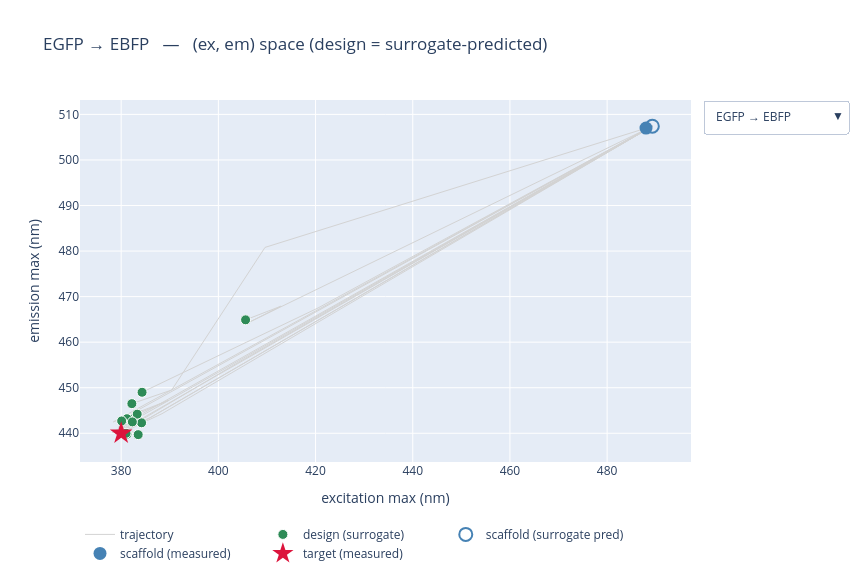

This figure's notebook cell:
### Markdown cell above
## Interactive explorer

Pick a pair from the dropdown to inspect its 6 design trajectories in `(ex, em)` space. Hover any
point for the exact peaks. Requires `plotly` (falls back to a message if unavailable).

### Code cell
try:
    import plotly.graph_objects as go
    fig = go.Figure()
    trace_pair = []  # which pair each trace belongs to (for the dropdown)

    def add(pair_i, **kw):
        fig.add_trace(go.Scatter(visible=(pair_i == 0), **kw)); trace_pair.append(pair_i)

    for pi, p in enumerate(pairs):
        g = df[df["pair"] == p]
        sc_ex, sc_em = g["scaffold_ex"].iloc[0], g["scaffold_em"].iloc[0]
        tg_ex, tg_em = g["target_ex"].iloc[0], g["target_em"].iloc[0]
        xs, ys = [], []
        for _, gt in g.groupby("trial"):
            gt = gt.sort_values("round")
            xs += list(gt["pred_ex"]) + [None]; ys += list(gt["pred_em"]) + [None]
        add(pi, x=xs, y=ys, mode="lines", line=dict(color="lightgray", width=1),
            name="trajectory", showlegend=(pi == 0), hoverinfo="skip")
        gf = g[g["round"] == RMAX]
        add(pi, x=gf["pred_ex"], y=gf["pred_em"], mode="markers",
            marker=dict(color="seagreen", size=10, line=dict(width=1, color="white")),
            name="design (surrogate)", showlegend=(pi == 0),
            text=[f"trial {int(t)}, err {e:.1f} nm" for t, e in zip(gf["trial"], gf["peak_err"])],
            hovertemplate="design: ex %{x:.0f}, em %{y:.0f}<br>%{text}<extra></extra>")
        g0 = g[g["round"] == 0].iloc[0]
        add(pi, x=[g0["pred_ex"]], y=[g0["pred_em"]], mode="markers",
            marker=dict(symbol="circle-open", color="steelblue", size=13, line=dict(width=2)),
            name="scaffold (surrogate pred)", showlegend=(pi == 0),
            hovertemplate="scaffold pred: ex %{x:.0f}, em %{y:.0f}<extra></extra>")
        add(pi, x=[sc_ex], y=[sc_em], mode="markers",
            marker=dict(symbol="circle", color="steelblue", size=13),
            name="scaffold (measured)", showlegend=(pi == 0),
            hovertemplate="scaffold measured: ex %{x:.0f}, em %{y:.0f}<extra></extra>")
        add(pi, x=[tg_ex], y=[tg_em], mode="markers",
            marker=dict(symbol="star", color="crimson", size=17),
            name="target (measured)", showlegend=(pi == 0),
            hovertemplate="target measured: ex %{x:.0f}, em %{y:.0f}<extra></extra>")

    tp = np.array(trace_pair)
    buttons = [dict(label=p, method="update",
                    args=[{"visible": list(tp == pi)},
                          {"title": f"{p}   —   (ex, em) space (design = surrogate-predicted)"}])
               for pi, p in enumerate(pairs)]
    fig.update_layout(
        updatemenus=[dict(buttons=buttons, x=1.02, y=1.0, xanchor="left", showactive=True)],
        title=f"{pairs[0]}   —   (ex, em) space (design = surrogate-predicted)",
        xaxis_title="excitation max (nm)", yaxis_title="emission max (nm)",
        width=860, height=580, legend=dict(orientation="h", y=-0.16))
    fig.show()
except ModuleNotFoundError:
    print("plotly not installed — see the static overview above (pip install plotly to enable this).")

### Figure 1 — Plotly figure (JSON) as saved in the notebook; plotly's stock layout.template omitted (floating-point values rounded to 4 significant figures)
{"data": [{"hoverinfo": "skip", "line": {"color": "lightgray", "width": 1}, "mode": "lines", "name": "trajectory", "showlegend": true, "type": "scatter", "visible": true, "x": [489.3, 378.8, 380.0, 384.2, null, 489.3, 380.6, 379.8, 382.2, null, 489.3, 388.4, 381.4, 383.5, null, 489.3, 409.6, 390.4, 382.2, null, 489.3, 381.1, 380.3, 381.2, null, 489.3, 420.5, 405.8, 384.3, null, 489.3, 406.2, 412.9, 405.6, null, 489.3, 403.5, 380.2, 381.2, null, 489.3, 378.2, 381.5, 381.0, null, 489.3, 378.4, 389.7, 380.1, null, 489.3, 386.1, 379.1, 383.3, null, 489.3, 379.4, 380.1, 382.3, null], "y": [507.4, 439.9, 440.0, 442.3, null, 507.4, 440.1, 439.8, 443.1, null, 507.4, 444.3, 440.8, 439.7, null, 507.4, 480.8, 449.5, 446.5, null, 507.4, 443.7, 439.5, 439.8, null, 507.4, 467.5, 460.0, 449.0, null, 507.4, 464.3, 467.9, 464.9, null, 507.4, 455.2, 440.4, 443.2, null, 507.4, 440.2, 440.5, 440.0, null, 507.4, 442.5, 447.2, 442.7, null, 507.4, 443.5, 440.2, 444.2, null, 507.4, 441.3, 441.5, 442.5, null]}, {"hovertemplate": "design: ex %{x:.0f}, em %{y:.0f}<br>%{text}<extra></extra>", "marker": {"color": "seagreen", "line": {"color": "white", "width": 1}, "size": 10}, "mode": "markers", "name": "design (surrogate)", "showlegend": true, "text": ["trial 0, err 3.2 nm", "trial 1, err 2.6 nm", "trial 2, err 1.9 nm", "trial 3, err 4.3 nm", "trial 4, err 0.7 nm", "trial 5, err 6.7 nm", "trial 6, err 25.3 nm", "trial 7, err 2.2 nm", "trial 8, err 0.5 nm", "trial 9, err 1.4 nm", "trial 10, err 3.7 nm", "trial 11, err 2.4 nm"], "type": "scatter", "visible": true, "x": [384.2, 382.2, 383.5, 382.2, 381.2, 384.3, 405.6, 381.2, 381.0, 380.1, 383.3, 382.3], "y": [442.3, 443.1, 439.7, 446.5, 439.8, 449.0, 464.9, 443.2, 440.0, 442.7, 444.2, 442.5]}, {"hovertemplate": "scaffold pred: ex %{x:.0f}, em %{y:.0f}<extra></extra>", "marker": {"color": "steelblue", "line": {"width": 2}, "size": 13, "symbol": "circle-open"}, "mode": "markers", "name": "scaffold (surrogate pred)", "showlegend": true, "type": "scatter", "visible": true, "x": [489.3], "y": [507.4]}, {"hovertemplate": "scaffold measured: ex %{x:.0f}, em %{y:.0f}<extra></extra>", "marker": {"color": "steelblue", "size": 13, "symbol": "circle"}, "mode": "markers", "name": "scaffold (measured)", "showlegend": true, "type": "scatter", "visible": true, "x": [488], "y": [507]}, {"hovertemplate": "target measured: ex %{x:.0f}, em %{y:.0f}<extra></extra>", "marker": {"color": "crimson", "size": 17, "symbol": "star"}, "mode": "markers", "name": "target (measured)", "showlegend": true, "type": "scatter", "visible": true, "x": [380], "y": [440]}, {"hoverinfo": "skip", "line": {"color": "lightgray", "width": 1}, "mode": "lines", "name": "trajectory", "showlegend": false, "type": "scatter", "visible": false, "x": [489.3, 511.8, 542.2, 534.9, null, 489.3, 513.9, 507.2, 509.4, null, 489.3, 511.8, 513.8, 528.9, null, 489.3, 513.0, 519.5, 522.4, null, 489.3, 517.7, 527.7, 528.9, null, 489.3, 517.8, 528.0, 522.3, null, 489.3, 517.1, 526.9, 527.4, null, 489.3, 518.5, 528.2, 528.0, null, 489.3, 511.8, 509.1, 512.7, null, 489.3, 515.2, 530.2, 523.1, null, 489.3, 505.3, 509.0, 511.8, null, 489.3, 511.8, 526.4, 533.0, null], "y": [507.4, 527.5, 557.1, 553.3, null, 507.4, 525.4, 522.7, 530.1, null, 507.4, 524.6, 526.9, 544.0, null, 507.4, 526.1, 535.6, 550.0, null, 507.4, 529.2, 549.3, 549.7, null, 507.4, 530.9, 556.2, 547.3, null, 507.4, 533.6, 547.5, 549.9, null, 507.4, 533.3, 550.4, 546.2, null, 507.4, 527.3, 525.6, 526.9, null, 507.4, 529.7, 544.2, 540.5, null, 507.4, 522.6, 526.5, 531.0, null, 507.4, 526.4, 547.4, 566.7, null]}, {"hovertemplate": "design: ex %{x:.0f}, em %{y:.0f}<br>%{text}<extra></extra>", "marker": {"color": "seagreen", "line": {"color": "white", "width": 1}, "size": 10}, "mode": "markers", "name": "design (surrogate)", "showlegend": false, "text": ["trial 0, err 54.4 nm", "trial 1, err 78.8 nm", "trial 2, err 62.0 nm", "trial 3, err 62.3 nm", "trial 4, err 59.2 nm", "trial 5, err 63.8 nm", "trial 6, err 59.9 nm", "trial 7, err 61.4 nm", "trial 8, err 78.7 nm", "trial 9, err 66.7 nm", "trial 10, err 77.1 nm", "trial 11, err 48.6 nm"], "type": "scatter", "visible": false, "x": [534.9, 509.4, 528.9, 522.4, 528.9, 522.3, 527.4, 528.0, 512.7, 523.1, 511.8, 533.0], "y": [553.3, 530.1, 544.0, 550.0, 549.7, 547.3, 549.9, 546.2, 526.9, 540.5, 531.0, 566.7]}, {"hovertemplate": "scaffold pred: ex %{x:.0f}, em %{y:.0f}<extra></extra>", "marker": {"color": "steelblue", "line": {"width": 2}, "size": 13, "symbol": "circle-open"}, "mode": "markers", "name": "scaffold (surrogate pred)", "showlegend": false, "type": "scatter", "visible": false, "x": [489.3], "y": [507.4]}, {"hovertemplate": "scaffold measured: ex %{x:.0f}, em %{y:.0f}<extra></extra>", "marker": {"color": "steelblue", "size": 13, "symbol": "circle"}, "mode": "markers", "name": "scaffold (measured)", "showlegend": false, "type": "scatter", "visible": false, "x": [488], "y": [507]}, {"hovertemplate": "target measured: ex %{x:.0f}, em %{y:.0f}<extra></extra>", "marker": {"color": "crimson", "size": 17, "symbol": "star"}, "mode": "markers", "name": "target (measured)", "showlegend": false, "type": "scatter", "visible": false, "x": [587], "y": [610]}, {"hoverinfo": "skip", "line": {"color": "lightgray", "width": 1}, "mode": "lines", "name": "trajectory", "showlegend": false, "type": "scatter", "visible": false, "x": [489.3, 485.9, 488.6, 486.7, null, 489.3, 487.7, 487.5, 480.4, null, 489.3, 489.4, 486.8, 487.0, null, 489.3, 487.1, 487.2, 482.3, null, 489.3, 487.4, 487.1, 486.9, null, 489.3, 487.0, 486.9, 487.7, null, 489.3, 487.6, 486.9, 485.4, null, 489.3, 486.5, 487.6, 487.3, null, 489.3, 487.4, 487.4, 486.9, null, 489.3, 488.7, 487.3, 487.0, null, 489.3, 489.9, 486.3, 486.1, null, 489.3, 486.4, 487.8, 487.1, null], "y": [507.4, 507.6, 508.9, 506.2, null, 507.4, 508.4, 508.1, 509.4, null, 507.4, 509.7, 509.0, 508.9, null, 507.4, 509.0, 508.6, 507.4, null, 507.4, 507.5, 507.5, 508.9, null, 507.4, 508.6, 508.2, 509.2, null, 507.4, 508.8, 507.5, 507.1, null, 507.4, 507.6, 508.4, 508.7, null, 507.4, 507.5, 509.3, 509.2, null, 507.4, 509.1, 508.2, 506.8, null, 507.4, 509.1, 508.8, 508.7, null, 507.4, 506.5, 508.6, 508.7, null]}, {"hovertemplate": "design: ex %{x:.0f}, em %{y:.0f}<br>%{text}<extra></extra>", "marker": {"color": "seagreen", "line": {"color": "white", "width": 1}, "size": 10}, "mode": "markers", "name": "design (surrogate)", "showlegend": false, "text": ["trial 0, err 1.6 nm", "trial 1, err 3.5 nm", "trial 2, err 0.1 nm", "trial 3, err 3.1 nm", "trial 4, err 0.1 nm", "trial 5, err 0.4 nm", "trial 6, err 1.8 nm", "trial 7, err 0.3 nm", "trial 8, err 0.2 nm", "trial 9, err 1.1 nm", "trial 10, err 0.6 nm", "trial 11, err 0.2 nm"], "type": "scatter", "visible": false, "x": [486.7, 480.4, 487.0, 482.3, 486.9, 487.7, 485.4, 487.3, 486.9, 487.0, 486.1, 487.1], "y": [506.2, 509.4, 508.9, 507.4, 508.9, 509.2, 507.1, 508.7, 509.2, 506.8, 508.7, 508.7]}, {"hovertemplate": "scaffold pred: ex %{x:.0f}, em %{y:.0f}<extra></extra>", "marker": {"color": "steelblue", "line": {"width": 2}, "size": 13, "symbol": "circle-open"}, "mode": "markers", "name": "scaffold (surrogate pred)", "showlegend": false, "type": "scatter", "visible": false, "x": [489.3], "y": [507.4]}, {"hovertemplate": "scaffold measured: ex %{x:.0f}, em %{y:.0f}<extra></extra>", "marker": {"color": "steelblue", "size": 13, "symbol": "circle"}, "mode": "markers", "name": "scaffold (measured)", "showlegend": false, "type": "scatter", "visible": false, "x": [488], "y": [507]}, {"hovertemplate": "target measured: ex %{x:.0f}, em %{y:.0f}<extra></extra>", "marker": {"color": "crimson", "size": 17, "symbol": "star"}, "mode": "markers", "name": "target (measured)", "showlegend": false, "type": "scatter", "visible": false, "x": [487], "y": [509]}, {"hoverinfo": "skip", "line": {"color": "lightgray", "width": 1}, "mode": "lines", "name": "trajectory", "showlegend": false, "type": "scatter", "visible": false, "x": [489.3, 511.8, 542.2, 534.9, null, 489.3, 513.9, 507.2, 509.4, null, 489.3, 511.8, 513.8, 528.9, null, 489.3, 513.0, 519.5, 522.4, null, 489.3, 517.7, 527.7, 529.3, null, 489.3, 517.8, 528.0, 518.6, null, 489.3, 517.1, 526.9, 527.4, null, 489.3, 518.5, 528.2, 528.0, null, 489.3, 511.8, 509.1, 512.7, null, 489.3, 515.2, 530.2, 523.1, null, 489.3, 505.3, 509.0, 511.8, null, 489.3, 511.8, 526.4, 521.4, null], "y": [507.4, 527.5, 557.1, 553.3, null, 507.4, 525.4, 522.7, 530.1, null, 507.4, 524.6, 526.9, 544.0, null, 507.4, 526.1, 535.6, 550.0, null, 507.4, 529.2, 549.3, 551.3, null, 507.4, 530.9, 555.6, 538.3, null, 507.4, 533.6, 547.5, 549.9, null, 507.4, 533.3, 550.4, 546.2, null, 507.4, 527.3, 525.6, 526.9, null, 507.4, 529.7, 544.2, 540.5, null, 507.4, 522.6, 526.5, 531.0, null, 507.4, 526.4, 547.4, 544.3, null]}, {"hovertemplate": "design: ex %{x:.0f}, em %{y:.0f}<br>%{text}<extra></extra>", "marker": {"color": "seagreen", "line": {"color": "white", "width": 1}, "size": 10}, "mode": "markers", "name": "design (surrogate)", "showlegend": false, "text": ["trial 0, err 10.9 nm", "trial 1, err 35.3 nm", "trial 2, err 18.5 nm", "trial 3, err 18.8 nm", "trial 4, err 14.7 nm", "trial 5, err 26.6 nm", "trial 6, err 16.4 nm", "trial 7, err 17.9 nm", "trial 8, err 35.2 nm", "trial 9, err 23.2 nm", "trial 10, err 33.6 nm", "trial 11, err 22.1 nm"], "type": "scatter", "visible": false, "x": [534.9, 509.4, 528.9, 522.4, 529.3, 518.6, 527.4, 528.0, 512.7, 523.1, 511.8, 521.4], "y": [553.3, 530.1, 544.0, 550.0, 551.3, 538.3, 549.9, 546.2, 526.9, 540.5, 531.0, 544.3]}, {"hovertemplate": "scaffold pred: ex %{x:.0f}, em %{y:.0f}<extra></extra>", "marker": {"color": "steelblue", "line": {"width": 2}, "size": 13, "symbol": "circle-open"}, "mode": "markers", "name": "scaffold (surrogate pred)", "showlegend": false, "type": "scatter", "visible": false, "x": [489.3], "y": [507.4]}, {"hovertemplate": "scaffold measured: ex %{x:.0f}, em %{y:.0f}<extra></extra>", "marker": {"color": "steelblue", "size": 13, "symbol": "circle"}, "mode": "markers", "name": "scaffold (measured)", "showlegend": false, "type": "scatter", "visible": false, "x": [488], "y": [507]}, {"hovertemplate": "target measured: ex %{x:.0f}, em %{y:.0f}<extra></extra>", "marker": {"color": "crimson", "size": 17, "symbol": "star"}, "mode": "markers", "name": "target (measured)", "showlegend": false, "type": "scatter", "visible": false, "x": [548], "y": [562]}], "layout": {"height": 580, "legend": {"orientation": "h", "y": -0.16}, "title": {"text": "EGFP → EBFP   —   (ex, em) space (design = surrogate-predicted)"}, "updatemenus": [{"buttons": [{"args": [{"visible": [true, true, true, true, true, false, false, false, false, false, false, false, false, false, false, false, false, false, false, false]}, {"title": "EGFP → EBFP   —   (ex, em) space (design = surrogate-predicted)"}], "label": "EGFP → EBFP", "method": "update"}, {"args": [{"visible": [false, false, false, false, false, true, true, true, true, true, false, false, false, false, false, false, false, false, false, false]}, {"title": "EGFP → mCherry   —   (ex, em) space (design = surrogate-predicted)"}], "label": "EGFP → mCherry", "method": "update"}, {"args": [{"visible": [false, false, false, false, false, false, false, false, false, false, true, true, true, true, true, false, false, false, false, false]}, {"title": "EGFP → mEmerald   —   (ex, em) space (design = surrogate-predicted)"}], "label": "EGFP → mEmerald", "method": "update"}, {"args": [{"visible": [false, false, false, false, false, false, false, false, false, false, false, false, false, false, false, true, true, true, true, true]}, {"title": "EGFP → mOrange   —   (ex, em) space (design = surrogate-predicted)"}], "label": "EGFP → mOrange", "method": "update"}], "showactive": true, "x": 1.02, "xanchor": "left", "y": 1.0}], "width": 860, "xaxis": {"title": {"text": "excitation max (nm)"}}, "yaxis": {"title": {"text": "emission max (nm)"}}}}
